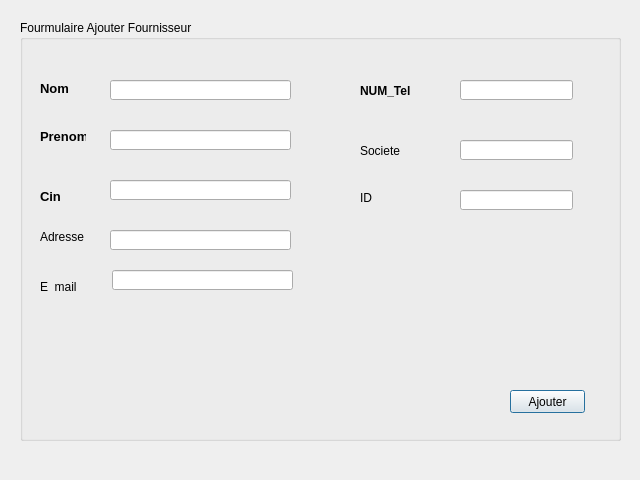
<?xml version="1.0" encoding="UTF-8"?>
<ui version="4.0">
 <class>fournisseuraj</class>
 <widget class="QDialog" name="fournisseuraj">
  <property name="geometry">
   <rect>
    <x>0</x>
    <y>0</y>
    <width>640</width>
    <height>480</height>
   </rect>
  </property>
  <property name="windowTitle">
   <string>Dialog</string>
  </property>
  <widget class="QGroupBox" name="groupBox">
   <property name="geometry">
    <rect>
     <x>20</x>
     <y>20</y>
     <width>601</width>
     <height>421</height>
    </rect>
   </property>
   <property name="title">
    <string>Fourmulaire Ajouter Fournisseur</string>
   </property>
   <widget class="QLineEdit" name="cinF">
    <property name="geometry">
     <rect>
      <x>90</x>
      <y>160</y>
      <width>181</width>
      <height>20</height>
     </rect>
    </property>
   </widget>
   <widget class="QLabel" name="label_2">
    <property name="geometry">
     <rect>
      <x>340</x>
      <y>120</y>
      <width>46</width>
      <height>21</height>
     </rect>
    </property>
    <property name="text">
     <string>Societe</string>
    </property>
   </widget>
   <widget class="QLineEdit" name="num_telF">
    <property name="geometry">
     <rect>
      <x>440</x>
      <y>60</y>
      <width>113</width>
      <height>20</height>
     </rect>
    </property>
   </widget>
   <widget class="QLabel" name="CIN_2">
    <property name="geometry">
     <rect>
      <x>20</x>
      <y>170</y>
      <width>46</width>
      <height>13</height>
     </rect>
    </property>
    <property name="font">
     <font>
      <pointsize>10</pointsize>
      <weight>75</weight>
      <bold>true</bold>
     </font>
    </property>
    <property name="text">
     <string>Cin</string>
    </property>
   </widget>
   <widget class="QLineEdit" name="societeF">
    <property name="geometry">
     <rect>
      <x>440</x>
      <y>120</y>
      <width>113</width>
      <height>20</height>
     </rect>
    </property>
   </widget>
   <widget class="QLineEdit" name="nomF">
    <property name="geometry">
     <rect>
      <x>90</x>
      <y>60</y>
      <width>181</width>
      <height>20</height>
     </rect>
    </property>
   </widget>
   <widget class="QLineEdit" name="prenomF">
    <property name="geometry">
     <rect>
      <x>90</x>
      <y>110</y>
      <width>181</width>
      <height>20</height>
     </rect>
    </property>
   </widget>
   <widget class="QLabel" name="Nom_2">
    <property name="geometry">
     <rect>
      <x>20</x>
      <y>60</y>
      <width>71</width>
      <height>16</height>
     </rect>
    </property>
    <property name="font">
     <font>
      <pointsize>10</pointsize>
      <weight>75</weight>
      <bold>true</bold>
     </font>
    </property>
    <property name="text">
     <string>Nom</string>
    </property>
   </widget>
   <widget class="QLabel" name="Prenom_2">
    <property name="geometry">
     <rect>
      <x>20</x>
      <y>110</y>
      <width>46</width>
      <height>13</height>
     </rect>
    </property>
    <property name="font">
     <font>
      <pointsize>10</pointsize>
      <weight>75</weight>
      <bold>true</bold>
     </font>
    </property>
    <property name="text">
     <string>Prenom</string>
    </property>
   </widget>
   <widget class="QLabel" name="label">
    <property name="geometry">
     <rect>
      <x>340</x>
      <y>60</y>
      <width>61</width>
      <height>21</height>
     </rect>
    </property>
    <property name="font">
     <font>
      <weight>75</weight>
      <bold>true</bold>
     </font>
    </property>
    <property name="text">
     <string>NUM_Tel</string>
    </property>
   </widget>
   <widget class="QPushButton" name="pushButton">
    <property name="geometry">
     <rect>
      <x>490</x>
      <y>370</y>
      <width>75</width>
      <height>23</height>
     </rect>
    </property>
    <property name="text">
     <string>Ajouter</string>
    </property>
   </widget>
   <widget class="QLabel" name="label_3">
    <property name="geometry">
     <rect>
      <x>340</x>
      <y>170</y>
      <width>81</width>
      <height>16</height>
     </rect>
    </property>
    <property name="text">
     <string>ID</string>
    </property>
   </widget>
   <widget class="QLineEdit" name="IDF">
    <property name="geometry">
     <rect>
      <x>440</x>
      <y>170</y>
      <width>113</width>
      <height>20</height>
     </rect>
    </property>
   </widget>
   <widget class="QLineEdit" name="adresseF">
    <property name="geometry">
     <rect>
      <x>90</x>
      <y>210</y>
      <width>181</width>
      <height>20</height>
     </rect>
    </property>
   </widget>
   <widget class="QLabel" name="label_4">
    <property name="geometry">
     <rect>
      <x>20</x>
      <y>210</y>
      <width>46</width>
      <height>13</height>
     </rect>
    </property>
    <property name="text">
     <string>Adresse</string>
    </property>
   </widget>
   <widget class="QLabel" name="label_5">
    <property name="geometry">
     <rect>
      <x>20</x>
      <y>260</y>
      <width>46</width>
      <height>13</height>
     </rect>
    </property>
    <property name="text">
     <string>E_mail</string>
    </property>
   </widget>
   <widget class="QLineEdit" name="courrielLE">
    <property name="geometry">
     <rect>
      <x>92</x>
      <y>250</y>
      <width>181</width>
      <height>20</height>
     </rect>
    </property>
   </widget>
  </widget>
 </widget>
 <resources/>
 <connections/>
</ui>
